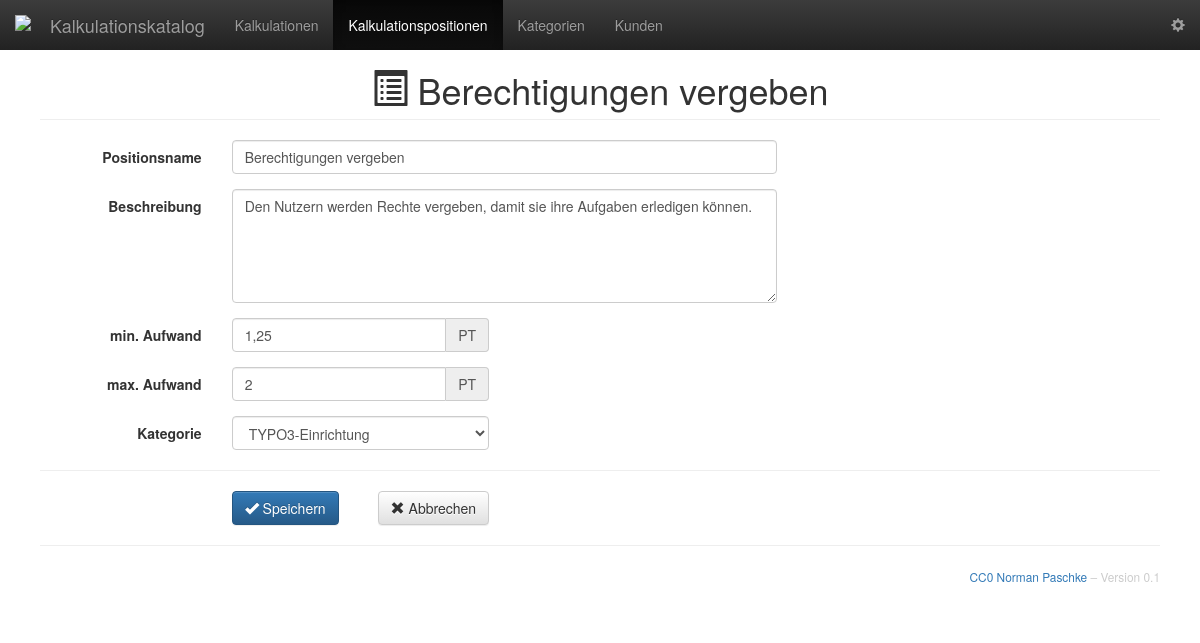
Screenshot of /?controller=item&action=show&id=1 with the database file from the repository.
### tables this page shows
CREATE TABLE `item` (
  `id` int(6) unsigned NOT NULL auto_increment,
  `name` varchar(128) NOT NULL,
  `description` text(1000),
  `tmin` float(6,3) unsigned NOT NULL DEFAULT '0',
  `tmax` float(6,3) unsigned NOT NULL DEFAULT '0',
  `category` int(6) unsigned NOT NULL,
  PRIMARY KEY (`id`),
  CONSTRAINT `fk_category` FOREIGN KEY (`category`) REFERENCES category(`id`)
);

### Classes/Models/item.model.php (called while the page is built, shortened)
<?php
class Item {
	public static function show($id) {
		global $db;
		$id = intval($id);
		$st = $db->prepare("SELECT * FROM item WHERE id=:id");
		$st->execute(array('id' => $id));
		$st->setFetchMode(PDO::FETCH_CLASS, "Item");
		$item = $st->fetch();
		return $item;
	}
}
?>

### Classes/Controllers/item.controller.php (called while the page is built, shortened)
<?php
class ItemController {
	public function show() {
		$item = Item::show($_GET['id']);
		require_once "Classes/Views/showItem.php";
	}
}
?>

### index.php (called while the page is built, shortened)
<?php
require_once "Classes/Views/layout.php";

### Classes/Views/showItem.php (the view, shortened to what this page needs)
<?php echo pageHeader($item->name, 'glyphicon-list-alt') ?>
<form class="form-horizontal" action="/?controller=item&action=show&id=<?php echo $item->id ?>" method="POST">
	<div class="form-group">
		<label class="col-sm-3 col-lg-2 control-label" for="itemName">Positionsname</label>
		<div class="col-sm-8 col-lg-6">
			<input id="itemName" name="name" class="form-control" type="text" value="<?php echo $item->name ?>" />
		</div>
	</div>
	<div class="form-group">
		<label class="col-sm-3 col-lg-2 control-label" for="itemDescription">Beschreibung</label>
		<div class="col-sm-8 col-lg-6">
			<textarea id="itemDescription" name="description" class="form-control" rows="5"><?php echo $item->description ?></textarea>
		</div>
	</div>
	<div class="form-group">
		<label class="col-sm-3 col-lg-2 control-label" for="itemTmin">min. Aufwand</label>
		<div class="col-sm-5 col-lg-3">
			<div class="input-group">
				<input id="itemTmin" name="tmin" class="form-control" type="text" placeholder="0" value="<?php echo pt($item->tmin) ?>" />
				<div class="input-group-addon">PT</div>
			</div>
		</div>
	</div>
	<div class="form-group">
		<label class="col-sm-3 col-lg-2 control-label" for="itemTmax">max. Aufwand</label>
		<div class="col-sm-5 col-lg-3">
			<div class="input-group">
				<input id="itemTmax" name="tmax" class="form-control" type="text" placeholder="0" value="<?php echo pt($item->tmax) ?>" />
				<div class="input-group-addon">PT</div>
			</div>
		</div>
	</div>
	<div class="form-group">
		<label class="col-sm-3 col-lg-2 control-label" for="itemCategory">Kategorie</label>
		<div class="col-sm-5 col-lg-3">
		</div>
	</div>
	<hr>
	<div class="form-group">
		<div class="col-sm-8 col-md-5 col-lg-3 col-sm-offset-3 col-lg-offset-2">
			<button type="submit" class="btn btn-primary"><span class="glyphicon glyphicon-ok"></span> Speichern</button>
			<a class="btn btn-default pull-right" href="/?controller=item&action=index" role="button"><span class="glyphicon glyphicon-remove"></span> Abbrechen</a>
		</div>
	</div>
</form>

### Classes/functions.php (shortened to what this page needs)
<?php
function iconTitle($title = '', $icon = '') {
	if($title) {
		if($icon) {
			$iconTitle = '<i class="glyphicon '.$icon.'"></i> '.$title;
		}
	}
	return $iconTitle;
}
function pageHeader($title = '', $icon = '') {
	if($title && $icon) {
		$title = iconTitle($title, $icon);
		$pageHeader = '<h1 class="page-header">'.$title.'</h1>';
	}
	return $pageHeader;
}
function pt($number) {
	echo rtrim(number_format($number,3,',',''),'0'.',');
	return;
}

### Resources/Public/Stylesheets/style.css (style rules this page uses)
body { min-width: 320px; padding-top: 50px; }
h1 { font-size: 24px; }
@media (min-width: 768px) { h1 { font-size: 36px; text-align: center; } }
.main .page-header { margin-top: 0; }
textarea { resize: vertical; }

### rows the page displays
item: name "Berechtigungen vergeben", description "Den Nutzern werden Rechte vergeben, damit sie ihre Aufgaben erledigen können.", tmin "1,25", tmax "2"

### other values shown
$GLOBALS['defaultTitle'] "Kalkulationskatalog"
$GLOBALS['version'] "0.1"
form field category "TYPO3-Einrichtung"
